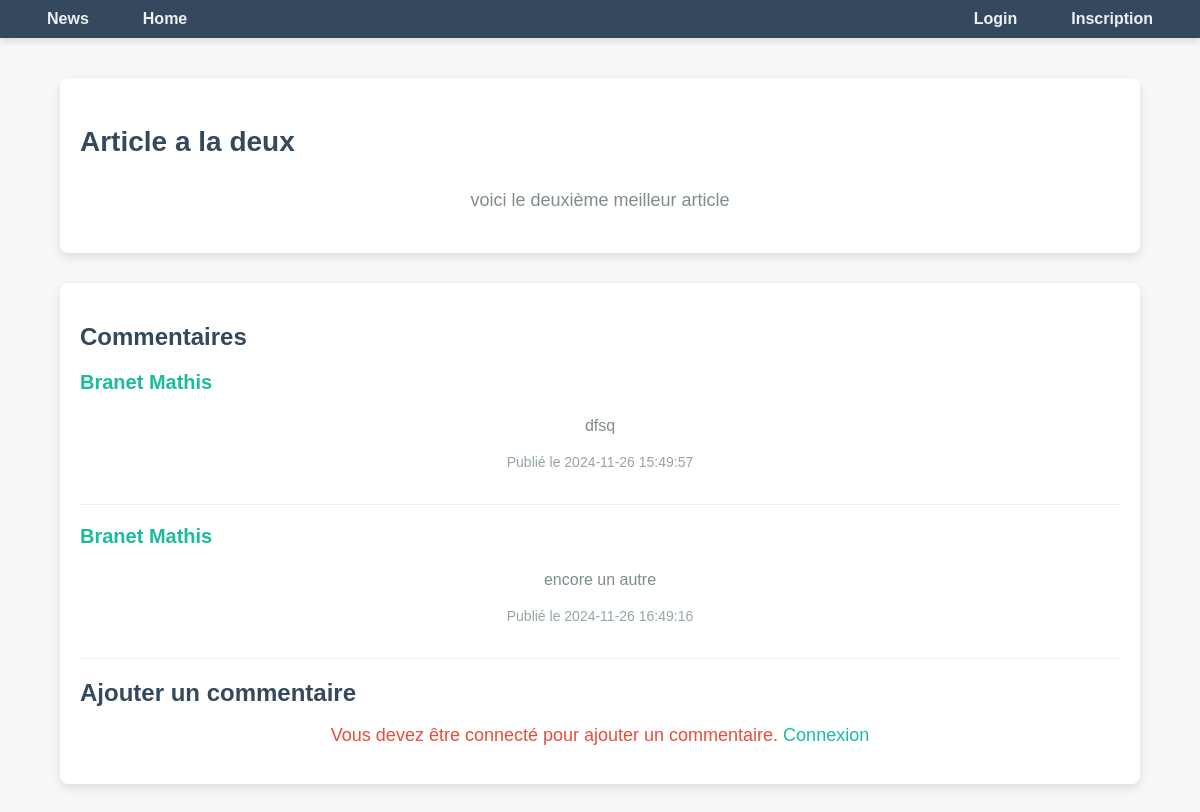
The app's page /actualite.php?id=3 with its own data.
### tables this page shows
CREATE TABLE `articles` (
  `id_article` int(11) NOT NULL,
  `titre` text NOT NULL,
  `contenu` text NOT NULL
);

CREATE TABLE `commentaires` (
  `id_commentaire` int(11) NOT NULL,
  `id_user` int(11) NOT NULL,
  `id_article` int(11) NOT NULL,
  `commentaire` text NOT NULL,
  `date` datetime DEFAULT NULL
);

CREATE TABLE `user` (
  `id_user` int(11) NOT NULL,
  `nom` text NOT NULL,
  `prenom` text NOT NULL,
  `email` text NOT NULL,
  `mdp` text NOT NULL
);

### libs/article.php (called while the page is built, shortened)
<?php
    function get_article($id_article, $pdo): array
    {
        $sql = "SELECT * FROM articles WHERE id_article = :id";
        $stmt = $pdo->prepare($sql);
        $stmt->execute(['id' => $id_article]);
        $result = $stmt->fetch(PDO::FETCH_ASSOC);
        return $result;
    }
?>

### libs/commentaire.php (called while the page is built, shortened)
<?php
    function get_commentaires($id_article, $pdo): array
    {
        $sql = "SELECT nom, prenom, commentaire, date
                FROM commentaires
                JOIN user on user.id_user = commentaires.id_user
                WHERE commentaires.id_article = :id_article;";
        $stmt = $pdo->prepare($sql);
        $stmt->execute([':id_article' => $id_article]);
        $result = $stmt->fetchAll(PDO::FETCH_ASSOC);
        return $result;
    }
?>

### actualite.php (the view, shortened to what this page needs)
<!DOCTYPE html>
<html lang="fr">
<head>
    <link rel="stylesheet" href="styles.css">
</head>
<?php
include 'menu.php';
include 'libs/pdo.php';
include 'libs/article.php';
include 'libs/commentaire.php';
if (isset($_GET['id']))
{
    $article = get_article($_GET['id'], $pdo);
    $commentaires = get_commentaires($_GET["id"], $pdo);
}
else
{
    echo "ID d'article manquant.";
}
?>
<body>
    <div class="article">
        <article class="article-content">
            <h1><?=$article['titre']?></h1>
            <p><?=nl2br($article['contenu'])?></p>
        </article>
        <section class="comments-section">
            <h2>Commentaires</h2>
            <ul class="comments-list">
                <?php foreach($commentaires as $commentaire) { ?>
                <li class="comment-item">
                    <h3 class="comment-author"><?= htmlspecialchars($commentaire["nom"]) . " " . htmlspecialchars($commentaire["prenom"]); ?></h3>
                    <p class="comment-body"><?= nl2br(htmlspecialchars($commentaire["commentaire"])) ?></p>
                    <p class="comment-date">Publié le <?= $commentaire["date"] ?></p>
                </li>
                <?php } ?>
            </ul>
            <h2>Ajouter un commentaire</h2>
            <?php if (isset($_SESSION['user_id'])) { ?>
                <form method="post" class="comment-form">
                    <textarea name="commentaire" rows="4" cols="50" placeholder="Votre commentaire..." required></textarea><br>
                    <input type="submit" value="Ajouter un commentaire" class="submit-btn">
                </form>
            <?php } else { ?>
                <p>Vous devez être connecté pour ajouter un commentaire. <a href="login.php" class="login-link">Connexion</a></p>
            <?php } ?>
        </section>
    </div>
</body>
</html>

### styles.css (style rules this page uses)
body { margin: 0; font-family: Arial, sans-serif; background-color: #f7f7f7; }
.news, .article { width: 90%; max-width: 1200px; margin: 20px auto; padding: 20px; }
.article-content { font-size: 16px; color: #7f8c8d; line-height: 1.5; margin-bottom: 10px; }
p { text-align: center; font-size: 18px; color: #e74c3c; }
.article .article-content { background-color: #ffffff; padding: 20px; border-radius: 8px; box-shadow: 0 4px 10px rgba(0, 0, 0, 0.1); margin-bottom: 30px; }
.article .article-content h1 { font-size: 28px; color: #34495e; }
.article .article-content p { font-size: 18px; line-height: 1.6; color: #7f8c8d; }
.comments-section { background-color: #ffffff; padding: 20px; border-radius: 8px; box-shadow: 0 4px 10px rgba(0, 0, 0, 0.1); }
.comments-section h2 { font-size: 24px; color: #34495e; margin-bottom: 15px; }
.comments-list { list-style-type: none; padding: 0; }
.comment-item { border-bottom: 1px solid #ecf0f1; padding-bottom: 20px; margin-bottom: 20px; }
.comment-author { font-size: 20px; font-weight: bold; color: #1abc9c; }
.comment-body { font-size: 16px; color: #7f8c8d; line-height: 1.5; }
.comment-date { font-size: 14px; color: #95a5a6; margin-top: 5px; }
.login-link { color: #1abc9c; text-decoration: none; }

### records on screen
articles: titre "Article a la deux", contenu "voici le deuxième meilleur article"
commentaires: id_user.nom "Branet", id_user.prenom "Mathis", commentaire "dfsq", date "2024-11-26 15:49:57"
commentaires: id_user.nom "Branet", id_user.prenom "Mathis", commentaire "encore un autre", date "2024-11-26 16:49:16"
